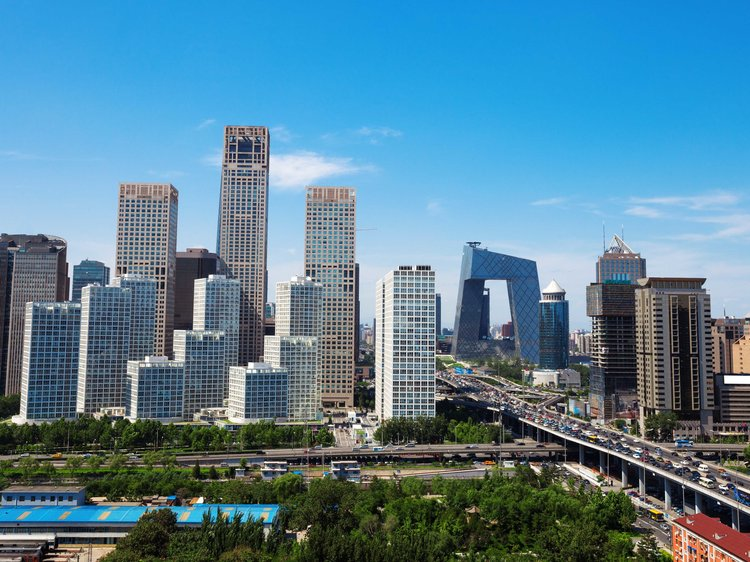
#> input picture taller2/build.jpg, 750 x 562 px
$ python punto2A.py   (older library calls are emulated)
#> lines starting #> are read from the running program, lines starting #| are printed output that depends on the picture
### taller2/funciones.py
# -*- coding: utf-8 -*-
"""
Created on Tue Aug 28 16:39:39 2018

@author: Manuel Andres Sanchez Muñoz

Funciones

"""
import numpy as np
import scipy.signal as sg
import math

# [94 lines left out: functions my_gamma, grayWhite, grayBlack, my_hist, my_equal, rgb2ycbcr and 6 more, not called in this run]

def my_gradient(im):
    mask_dx = np.array([(-1,-2,-1),(0,0,0),(1,2,1)])
    mask_dy = np.array([(-1,0,1),(-2,0,2),(-1,0,1)])
    Im_dx = sg.convolve2d(im,mask_dx)
    Im_dy = sg.convolve2d(im,mask_dy)
    Im_grad = np.abs(Im_dx)+np.abs(Im_dy)
    return (Im_grad, Im_dy, Im_dx)

# [11 lines left out: functions my_laplace_4_vecinos, my_laplace_8_vecinos, not called in this run]

def my_rgb2cmy(im):
    CMY = 255-im
    return CMY

def my_cmy2rgb(im):
    RGB = 255-im
    return RGB

# [71 lines left out: functions my_mseRGB, my_threshold, rgb2hsi, hsi2rgb, not called in this run]


### taller2/punto2A.py
# -*- coding: utf-8 -*-
"""
Created on Sun Sep 23 16:17:12 2018

@author: Manuel Andres Sanchez Muñoz

Punto 2

A. En la imagen build.jpg, calcule las diferencias parciales usando filtros
Sobel. Luego, calcule el gradiente y Laplaciano. Incluir en el informe:

(i) las imágenes
(ii) analizar las diferencias en los resultados.
"""

import numpy as np
from PIL import Image
import matplotlib.pyplot as plt
from scipy.ndimage import filters
import funciones as fun

Im_g = Image.open('build.jpg').convert('L')
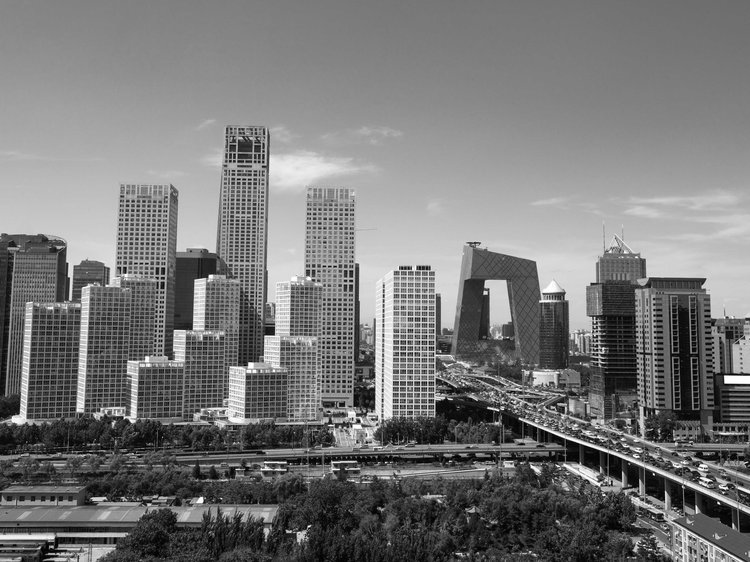
#> Im_g: PIL image 750x562 L; min 0, max 255, mean 119.9
Im_ga = np.array(Im_g)

Im_sobel = filters.sobel(Im_ga)
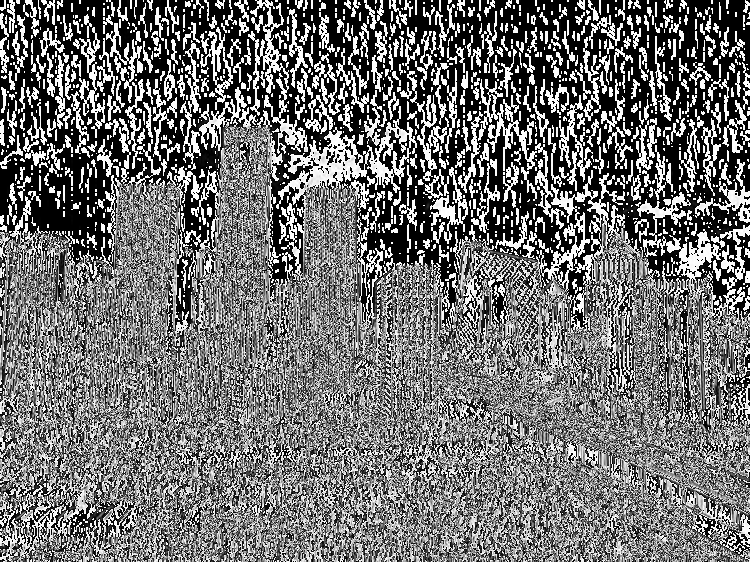
#> Im_sobel: shape (562, 750); min 0, max 255, mean 112.5
plt.figure()
plt.gray()
plt.imshow(Im_sobel)
plt.title("Filtro Sobel")

[Ig, Ix, Iy] = fun.my_gradient(Im_sobel)
#> in my_gradient, `Im_dx = sg.convolve2d(im,mask_dx)`:
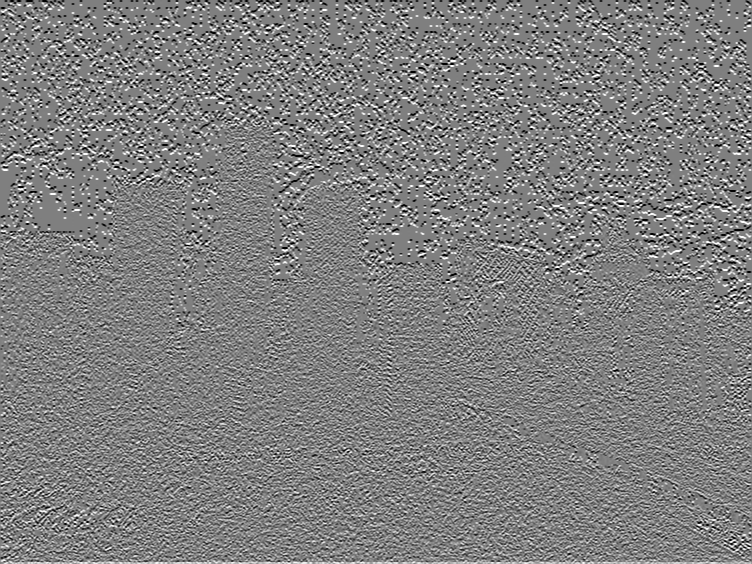
#> Im_dx: shape (564, 752) int64; min -1020, max 1020, mean 0; drawn with min black and max white
#> in my_gradient, `Im_dy = sg.convolve2d(im,mask_dy)`:
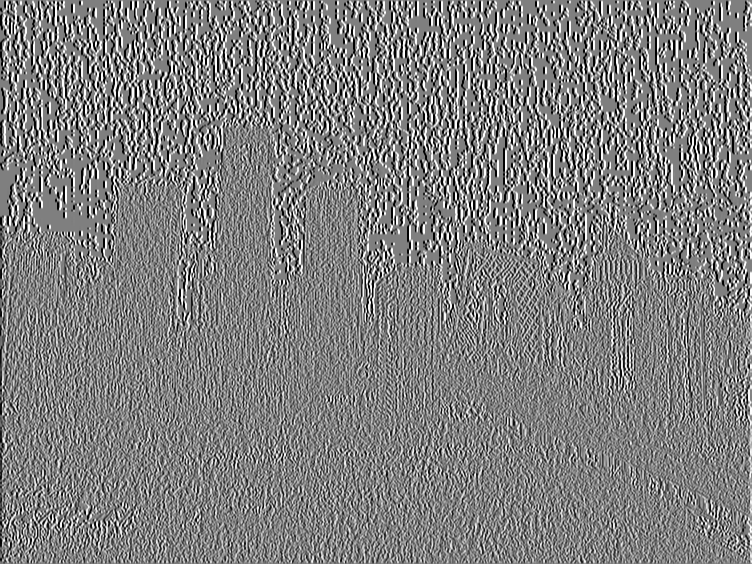
#> Im_dy: shape (564, 752) int64; min -1020, max 1020, mean 0; drawn with min black and max white
#> in my_gradient, `Im_grad = np.abs(Im_dx)+np.abs(Im_dy)`:
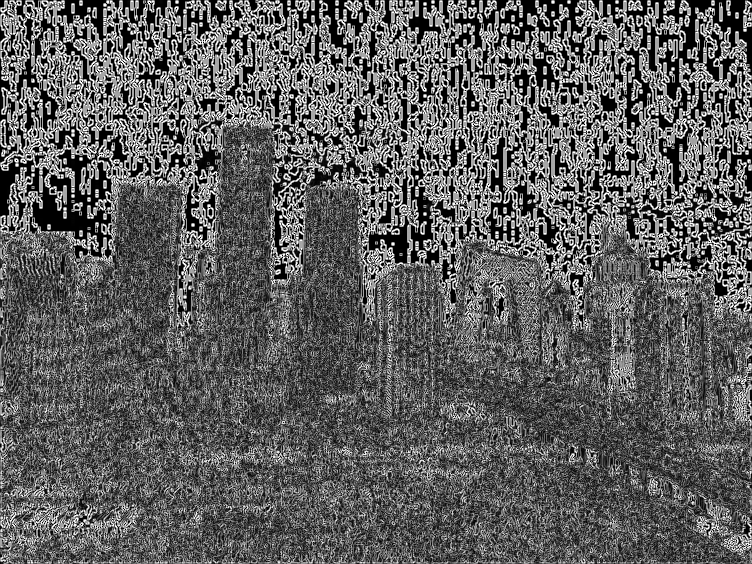
#> Im_grad: shape (564, 752) int64; min 0, max 1530, mean 570.5; drawn with min black and max white
plt.figure()
plt.gray()
plt.imshow(Ig)
plt.title("Gradiente")

Im_laplaciano = filters.laplace(Im_ga)
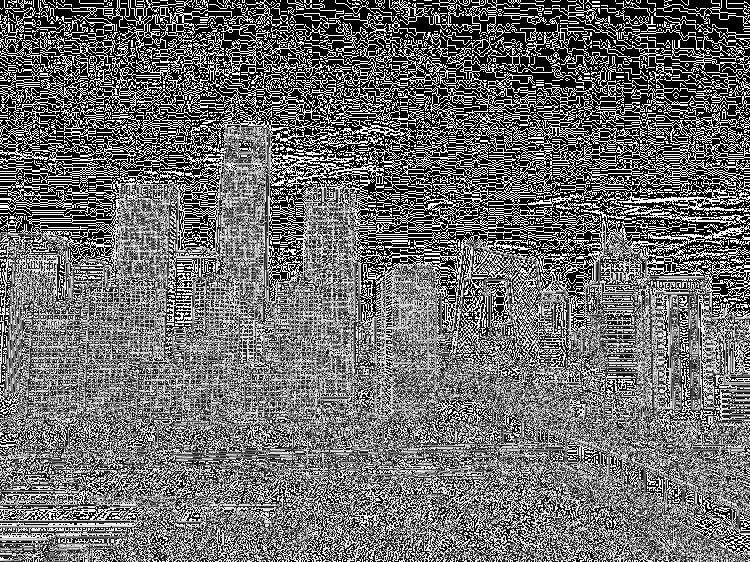
#> Im_laplaciano: shape (562, 750); min 0, max 255, mean 109.3
plt.figure()
plt.gray()
plt.imshow(Im_laplaciano)
plt.title("Filtro Laplaciano")

$ run again, with taller2/fruitRGB.jpg copied over taller2/build.jpg
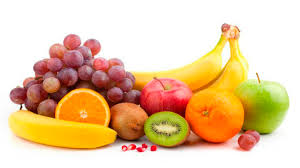
#> input picture taller2/fruitRGB.jpg, 300 x 168 px
#> in my_gradient, `Im_grad = np.abs(Im_dx)+np.abs(Im_dy)`:
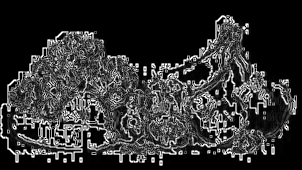
#> Im_grad: shape (170, 302) int64; min 0, max 1530, mean 297.6; drawn with min black and max white
#> `Im_laplaciano = filters.laplace(Im_ga)`:
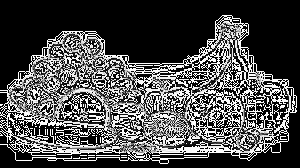
#> Im_laplaciano: shape (168, 300); min 0, max 255, mean 76.4
